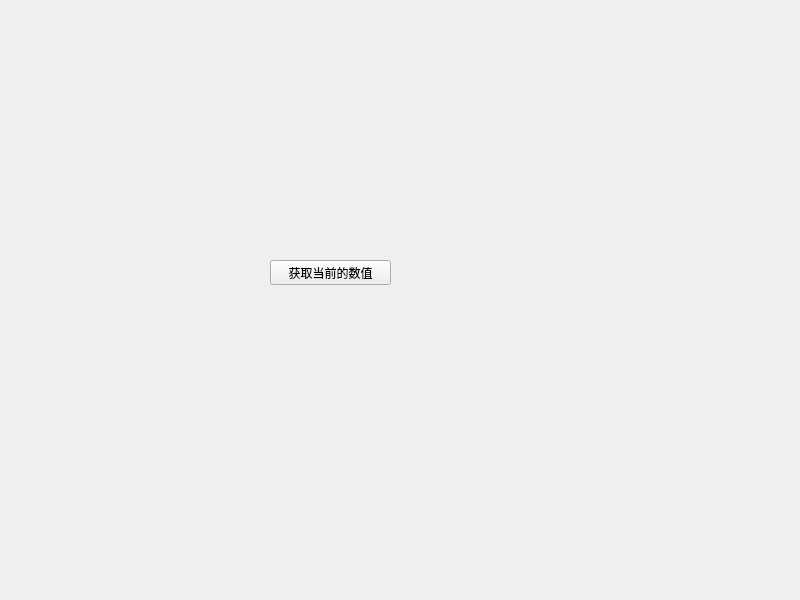
<?xml version="1.0" encoding="UTF-8"?>
<ui version="4.0">
 <class>Widget</class>
 <widget class="QWidget" name="Widget">
  <property name="geometry">
   <rect>
    <x>0</x>
    <y>0</y>
    <width>800</width>
    <height>600</height>
   </rect>
  </property>
  <property name="windowTitle">
   <string>Widget</string>
  </property>
  <widget class="My_Custom_Widget" name="widget" native="true">
   <property name="geometry">
    <rect>
     <x>200</x>
     <y>140</y>
     <width>271</width>
     <height>80</height>
    </rect>
   </property>
  </widget>
  <widget class="QPushButton" name="pushButton">
   <property name="geometry">
    <rect>
     <x>270</x>
     <y>260</y>
     <width>121</width>
     <height>25</height>
    </rect>
   </property>
   <property name="text">
    <string>获取当前的数值</string>
   </property>
  </widget>
 </widget>
 <customwidgets>
  <customwidget>
   <class>My_Custom_Widget</class>
   <extends>QWidget</extends>
   <header location="global">my_custom_widget.h</header>
   <container>1</container>
  </customwidget>
 </customwidgets>
 <resources/>
 <connections/>
</ui>
